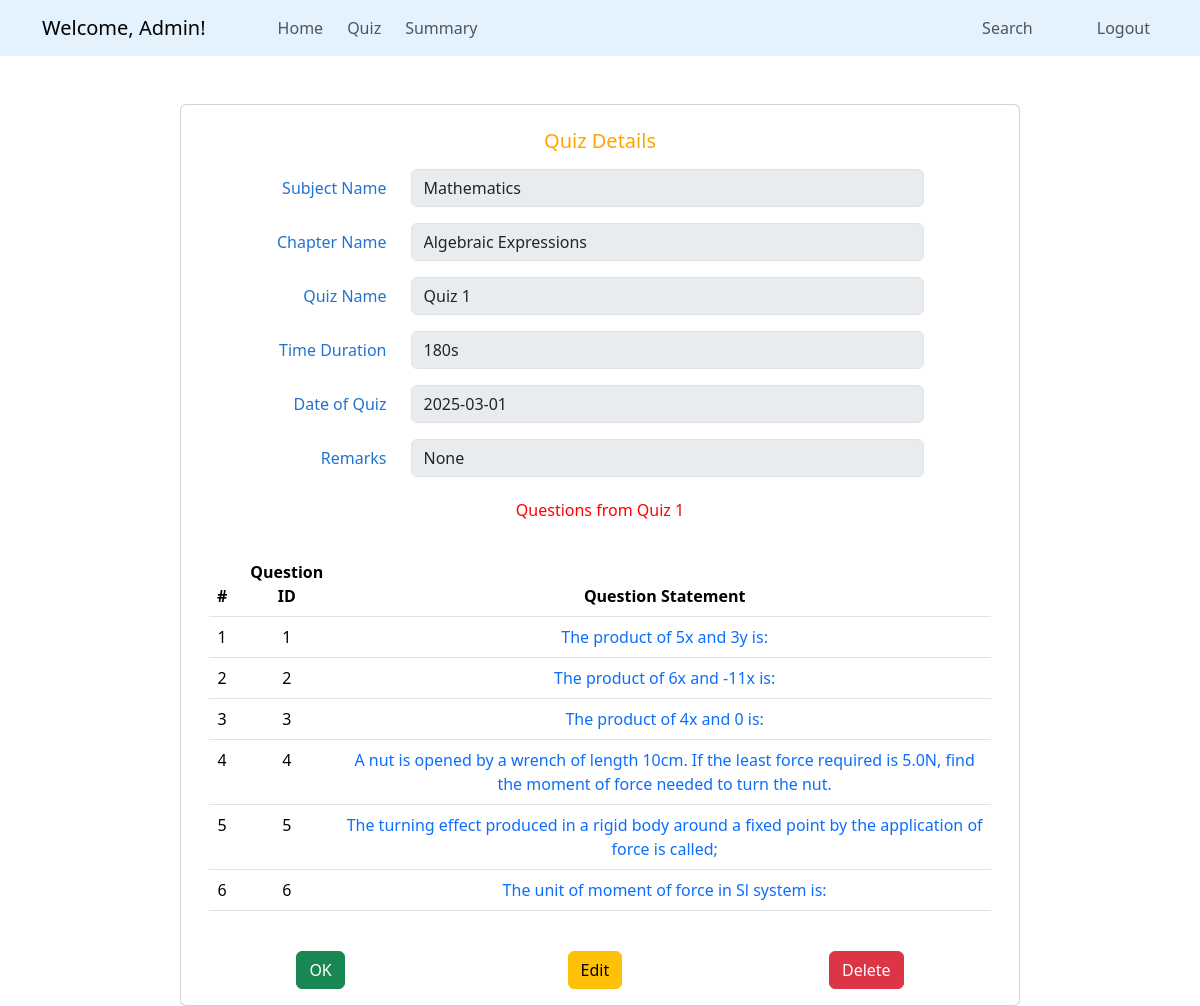
The app's page /admin/view_quiz/1 (signed in), older data.
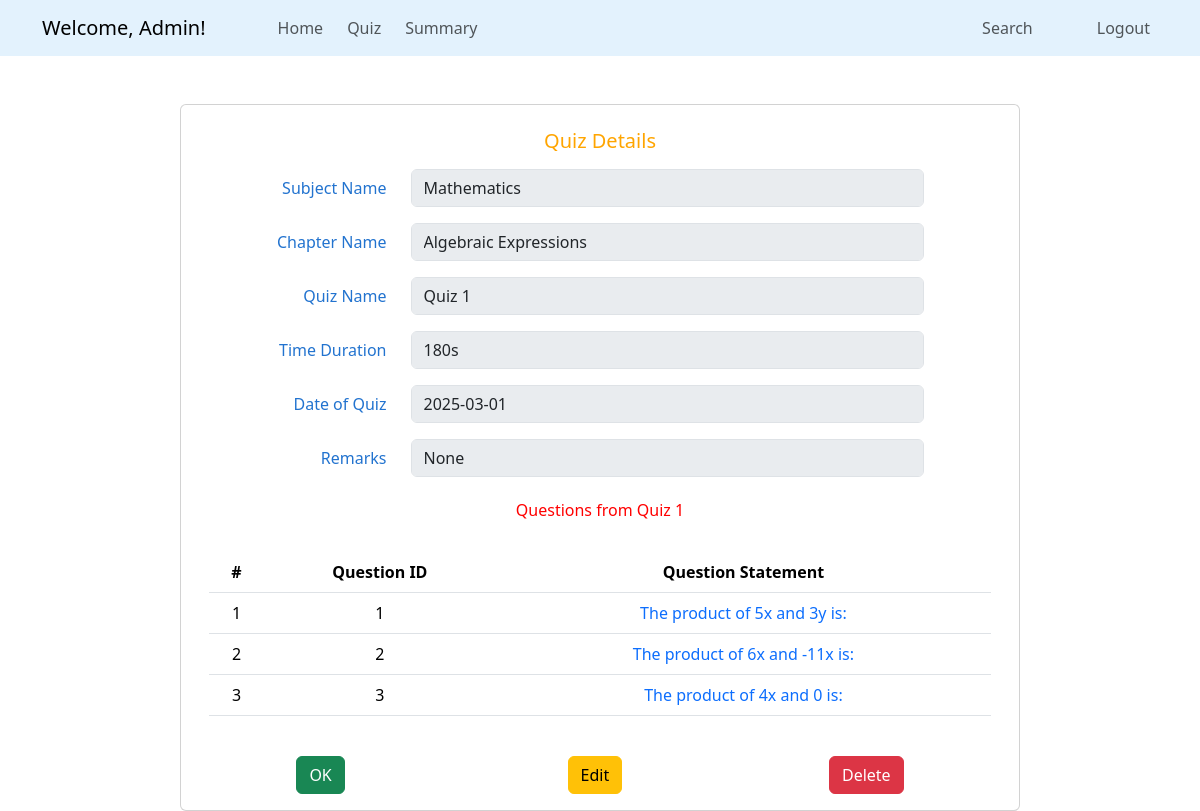
The same page, newer data.
### quizapp/models.py (models this page shows, shortened)
class Questions(db.Model):
    qid = db.Column(db.Integer, primary_key = True)
    question_statement = db.Column(db.Text, nullable = False)
    option_a = db.Column(db.String(60), nullable = False)
    option_b = db.Column(db.String(60), nullable = False)
    option_c = db.Column(db.String(60), nullable = False)
    option_d = db.Column(db.String(60), nullable = False)
    correct_option = db.Column(db.String(60), nullable = False)
    quizid = db.Column(db.Integer, db.ForeignKey('quiz.quizid'), nullable = False)

### quizapp/routes.py (the view)
@app.route('/admin/view_quiz/<int:qid>', methods = ['GET', 'POST'])
def view_quiz(qid):
    if 'admin_id' in session:
        quiz = Quiz.query.get_or_404(qid)
        return render_template('admin/view_quiz.html', quiz = quiz)
    flash('Login to access the page', 'danger')
    return redirect(url_for('admin_login'))

### quizapp/templates/admin/view_quiz.html
{% extends "admin/base_dashboard.html" %}
{% block section %}
<div class="container card mt-5" style="max-width: 70%;">
    <form id="add-new" method="POST">
        <div class="card-body mt-2" style="color: #2273cf;">
            <div class="card-title text-center mb-3">
                <h5 style="color: orange;">Quiz Details</h5>
            </div>
            <div class="row mb-3">
                <label for="name" class="col-sm-3 col-form-label text-end">Subject Name</label>
                <div class="col-sm-8">
                    <input class="form-control" id="sname" name="sname" value="{{ quiz.chapter.subject.sname }}"
                        disabled>
                </div>
            </div>
            <div class="row mb-3">
                <label for="name" class="col-sm-3 col-form-label text-end">Chapter Name</label>
                <div class="col-sm-8">
                    <input class="form-control" id="cname" name="cname" value="{{ quiz.chapter.cname }}" disabled>
                </div>
            </div>
            <div class="row mb-3">
                <label for="name" class="col-sm-3 col-form-label text-end">Quiz Name</label>
                <div class="col-sm-8">
                    <input class="form-control" id="qname" name="qname" value="{{ quiz.qname }}" disabled>
                </div>
            </div>
            <div class="row mb-3">
                <label for="tduration" class="col-sm-3 col-form-label text-end">Time Duration</label>
                <div class="col-sm-8">
                    <input class="form-control" id="timeduration" name="tduration" value="{{ quiz.timeduration }}s"
                        disabled>
                </div>
            </div>
            <div class="row mb-3">
                <label for="qdate" class="col-sm-3 col-form-label text-end">Date of Quiz</label>
                <div class="col-sm-8">
                    <input class="form-control" id="qdate" name="qdate" value="{{ quiz.dateofquiz.strftime('%Y-%m-%d') }}"
                        disabled>
                </div>
            </div>
            <div class="row mb-3">
                <label for="remarks" class="col-sm-3 col-form-label text-end">Remarks</label>
                <div class="col-sm-8">
                    <input class="form-control" id="remarks" name="remarks" value="{{ quiz.remarks }}" disabled>
                </div>
            </div>
            <div class="row text-center mt-4" style="color: red;">
                <h6>Questions from {{ quiz.qname }}</h6>
            </div>
            <table class="table text-center mt-4">
                <thead>
                    <tr>
                        <th>#</th>
                        <th>Question ID</th>
                        <th>Question Statement</th>
                    </tr>
                </thead>
                <tbody>
                    {% for question in quiz.question%}
                    <tr>
                        <td>{{ loop.index }}</td>
                        <td>{{ question.qid }}</td>
                        <td><a href="{{ url_for('view_question', qid = question.qid)}}" class="text-decoration-none">
                                {{ question.question_statement }}
                            </a>
                        </td>
                    </tr>
                    {% endfor %}
                </tbody>
            </table>
        </div>
    </form>
    <div class="d-flex justify-content-around mt-2 mb-3">
        <a href="{{ url_for('manage_quizzes') }}" class="btn btn-success me-3">OK</a>
        <a href="{{ url_for('edit_quiz', qid = quiz.quizid)}}" class="btn btn-warning">Edit</a>
        <form action="{{ url_for('delete_quiz', qid = quiz.quizid) }}" method="POST" class="d-inline">
            <button type="submit" class="btn btn-danger" onclick="return confirm('Are you sure, to delete this Quiz?')">
                Delete
            </button>
        </form>
    </div>
</div>
{% endblock %}

Row changes from the older to the newer data that the page shows:
no longer on this page (row edited): Questions: qid "4", question_statement "A nut is opened by a wrench of length 10cm. If the least force required is 5.0N, find the moment of force needed to turn the nut."
no longer on this page (row edited): Questions: qid "5", question_statement "The turning effect produced in a rigid body around a fixed point by the application of force is called;"
no longer on this page (row edited): Questions: qid "6", question_statement "The unit of moment of force in Sl system is:"
